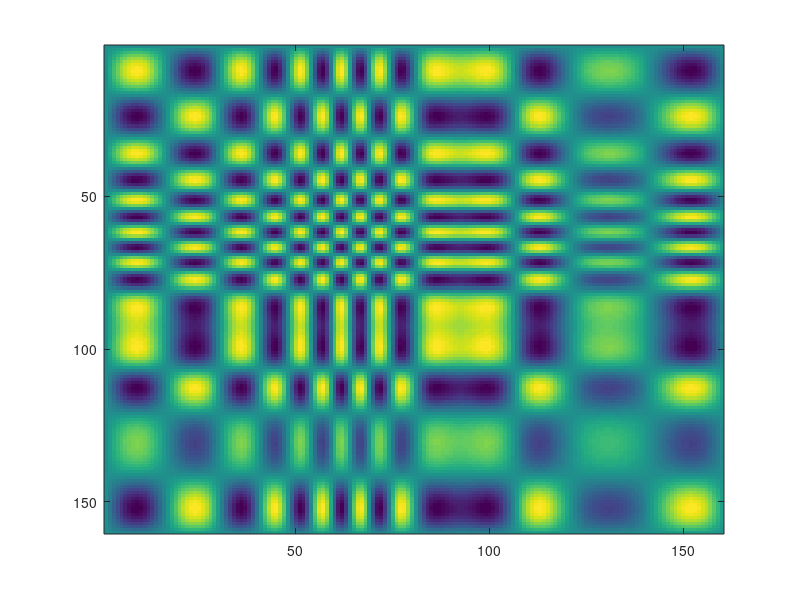

Reproduce this figure in MATLAB. (Note: this script raises an error after producing the figure.)
clear; close all;
% Params
T= 5; f=1; fs=4*8;

% Make sig
time= linspace(0, T/f, fs*T/f+1); time= time(1:end-1);
freqmod= f*(0.9995+1*exp(-((time-mean(time))).^2));
x= sin(2*pi*freqmod.*time)'*sin(2*pi*freqmod.*time); x= x-min(x(:));
figure; imagesc(x);

p= FastPeakFind(x,1,fspecial('gaussian', 5,1),5,2);
hold on;
plot(p(1:2:length(p)), p(2:2:length(p)), 'rx');
hold off;

